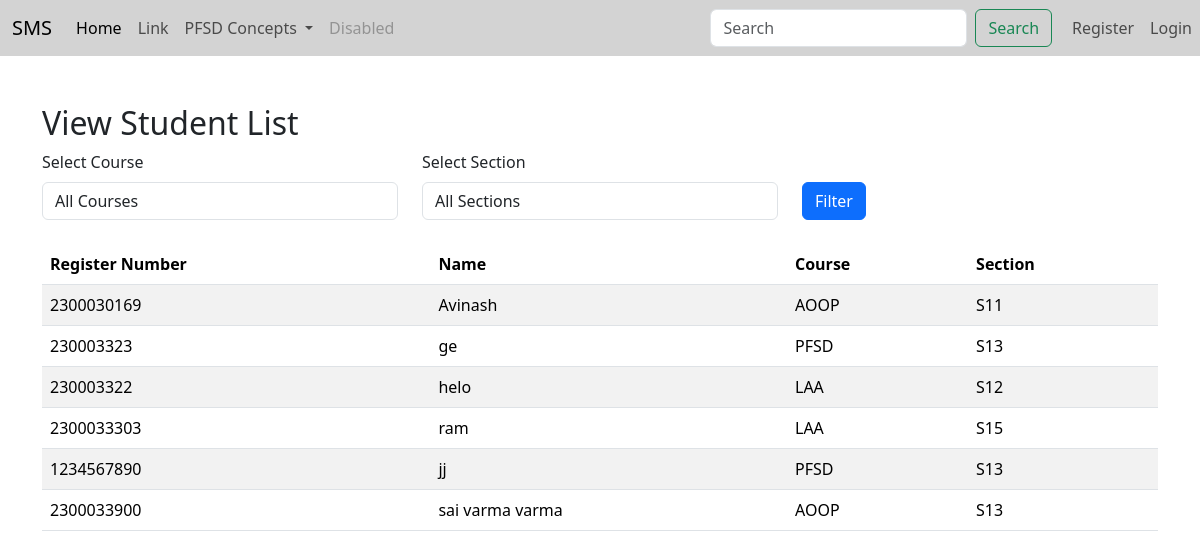
The app's page /facultyapp/view_course/ with its own data.
### adminapp/models.py (models this page shows, shortened)
class StudentList(models.Model):
    Register_Number = models.CharField(max_length=20, unique=True)
    Name = models.CharField(max_length=100)
    user = models.OneToOneField(User, on_delete=models.CASCADE, null=True)

### facultyapp/models.py (models this page shows, shortened)
class AddCourse(models.Model):
    COURSE_CHOICES = [
        ('AOOP','ADVANCED Object-Oriented Programming'),
        ('PFSD','Python Full Stack Development'),
        ('DBMS','Database Management System'),
        ('LAA','Linux Administration'),
    ]
    SECTION_CHOICES = [
        ('S11', 'Section-11'),
        ('S12', 'Section-12'),
        ('S13', 'Section-13'),
        ('S14', 'Section-14'),
        ('S15', 'Section-15'),
    ]
    student = models.ForeignKey(StudentList, on_delete=models.CASCADE)
    course = models.CharField(max_length=50, choices=COURSE_CHOICES)
    section = models.CharField(max_length=50, choices=SECTION_CHOICES)

### facultyapp/views.py (the view)
# urls.py: path('view_course/',views.view_student_list,name="view"),
def view_student_list(request):
    course = request.GET.get('course')
    section = request.GET.get('section')
    student_courses = AddCourse.objects.all()
    if course:
        student_courses = student_courses.filter(course=course)
    if section:
        student_courses = student_courses.filter(section=section)
    students = StudentList.objects.filter(id__in=student_courses.values('student_id'))
    course_choices = AddCourse.COURSE_CHOICES
    section_choices = AddCourse.SECTION_CHOICES
    context = {
        'students': students,
        'course_choices': course_choices,
        'section_choices': section_choices,
        'selected_course': course,
        'selected_section': section,
    }
    return render(request, 'facultyapp/view_student_list.html', context)

### templates/facultyapp/view_student_list.html (shortened to what this page needs)
{% extends 'Navbar/FacultyNavbar.html' %}
{% load static %}
{% block body %}
    <div class="container mt-5">
        <h2>View Student List</h2>
        <form method="get" class="mb-4">
            <div class="row">
                <div class="col-md-4">
                    <label for="course" class="form-label">Select Course</label>
                    <select name="course" id="course" class="form-control">
                        <option value="">All Courses</option>
                    </select>
                </div>
                <div class="col-md-4">
                    <label for="section" class="form-label">Select Section</label>
                    <select name="section" id="section" class="form-control">
                        <option value="">All Sections</option>
                    </select>
                </div>
                <div class="col-md-4 mt-4">
                    <button type="submit" class="btn btn-primary mt-2">Filter</button>
                </div>
            </div>
        </form>
        <table class="table table-striped">
            <thead>
                <tr>
                    <th>Register Number</th>
                    <th>Name</th>
                    <th>Course</th>
                    <th>Section</th>
                </tr>
            </thead>
            <tbody>
                {% if students %}
                    {% for student in students %}
                        <tr>
                            <td>{{ student.Register_Number }}</td>
                            <td>{{ student.Name }}</td>
                            <td>{{ student.addcourse_set.first.course }}</td>
                            <td>{{ student.addcourse_set.first.section }}</td>
                        </tr>
                    {% endfor %}
                {% else %}
                    <tr>
                        <td colspan="4" class="text-center">No students found.</td>
                    </tr>
                {% endif %}
            </tbody>
        </table>
    </div>
{% endblock %}

### records on screen
StudentList: Register_Number "2300030169", Name "Avinash", addcourse_set.first.course "AOOP", addcourse_set.first.section "S11"
StudentList: Register_Number "230003323", Name "ge", addcourse_set.first.course "PFSD", addcourse_set.first.section "S13"
StudentList: Register_Number "230003322", Name "helo", addcourse_set.first.course "LAA", addcourse_set.first.section "S12"
StudentList: Register_Number "2300033303", Name "ram", addcourse_set.first.course "LAA", addcourse_set.first.section "S15"
StudentList: Register_Number "1234567890", Name "jj", addcourse_set.first.course "PFSD", addcourse_set.first.section "S13"
StudentList: Register_Number "2300033900", Name "sai varma varma", addcourse_set.first.course "AOOP", addcourse_set.first.section "S13"
